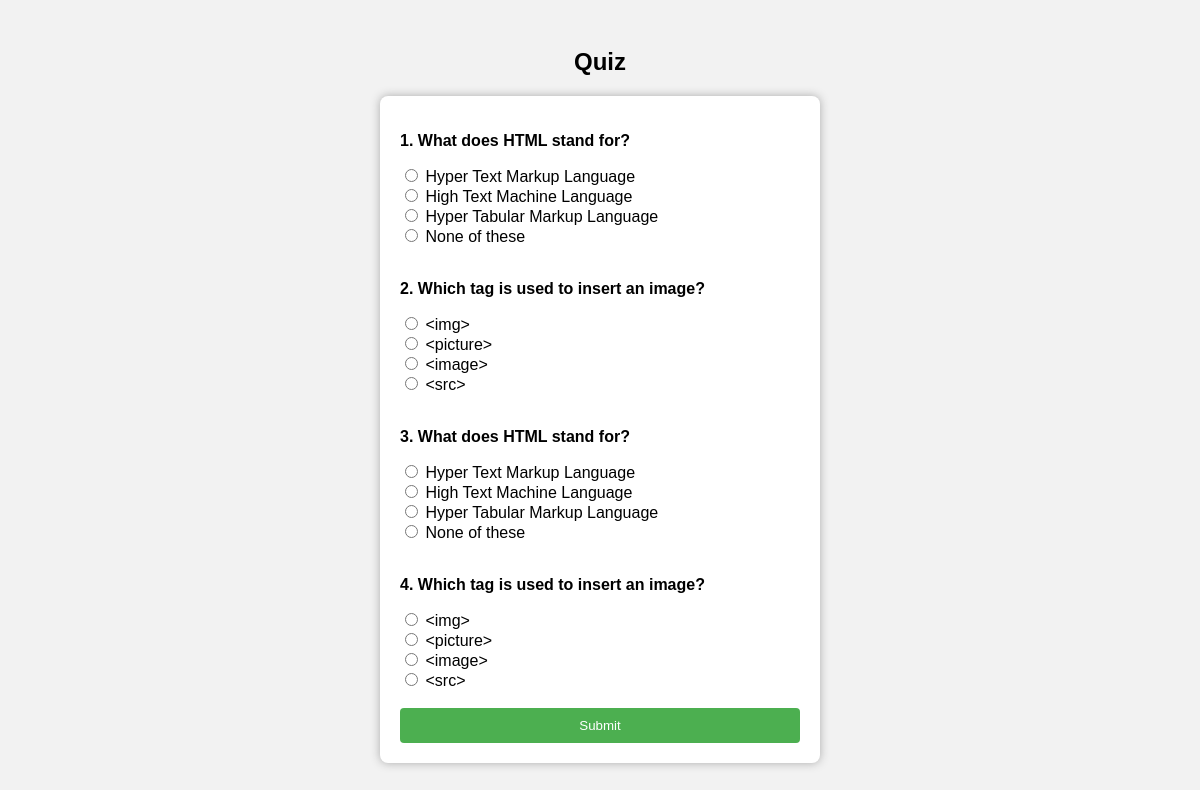
The app's page /quiz/1 (signed in) with its own data.
### tables this page shows
CREATE TABLE questions (
    id INTEGER PRIMARY KEY AUTOINCREMENT,
    question TEXT,
    option1 TEXT,
    option2 TEXT,
    option3 TEXT,
    option4 TEXT,
    correct_option TEXT,
    quiz_id INTEGER,
    FOREIGN KEY (quiz_id) REFERENCES quizzes(id)
);

### app.py (the view, shortened to what this page needs)
@app.route('/quiz/<int:quiz_id>', methods=['GET', 'POST'])
def quiz(quiz_id):
    if 'user_id' not in session:
        return redirect(url_for('login'))
    db = get_db()
    questions = db.execute("SELECT * FROM questions WHERE quiz_id=?", (quiz_id,)).fetchall()
    return render_template('quiz.html', questions=questions)

### app.py (called while the page is built)
def get_db():
    db = getattr(g, '_database', None)
    if db is None:
        db = g._database = sqlite3.connect(DATABASE)
        db.row_factory = sqlite3.Row
    return db

@app.teardown_appcontext
def close_connection(exception):
    db = getattr(g, '_database', None)
    if db is not None:
        db.close()

### templates/quiz.html (shortened to what this page needs)
<!DOCTYPE html>
<html>
<head>
    <link rel="stylesheet" href="/static/style.css">
</head>
<body>
<h2>Quiz</h2>
<form method="post">
{% for q in questions %}
  <div class="question">
    <p><b>{{ loop.index }}. {{ q['question'] }}</b></p>
    <label><input type="radio" name="{{ q['id'] }}" value="1"> {{ q['option1'] }}</label><br>
    <label><input type="radio" name="{{ q['id'] }}" value="2"> {{ q['option2'] }}</label><br>
    <label><input type="radio" name="{{ q['id'] }}" value="3"> {{ q['option3'] }}</label><br>
    <label><input type="radio" name="{{ q['id'] }}" value="4"> {{ q['option4'] }}</label><br><br>
  </div>
{% endfor %}
<button type="submit">Submit</button>
</form>
</body>
</html>

### static/style.css (style rules this page uses)
body { font-family: Arial, sans-serif; background-color: #f2f2f2; padding: 20px; }
h2, h3 { text-align: center; }
form { width: 400px; margin: 0 auto; padding: 20px; background-color: white; border-radius: 8px; box-shadow: 0px 0px 10px #aaa; }
button { background-color: #4CAF50; color: white; padding: 10px; width: 100%; border: none; border-radius: 4px; cursor: pointer; }

### records on screen
questions: question "What does HTML stand for?", option1 "Hyper Text Markup Language", option2 "High Text Machine Language", option3 "Hyper Tabular Markup Language", option4 "None of these"
questions: question "Which tag is used to insert an image?", option1 "<img>", option2 "<picture>", option3 "<image>", option4 "<src>"
questions: question "What does HTML stand for?", option1 "Hyper Text Markup Language", option2 "High Text Machine Language", option3 "Hyper Tabular Markup Language", option4 "None of these"
questions: question "Which tag is used to insert an image?", option1 "<img>", option2 "<picture>", option3 "<image>", option4 "<src>"
